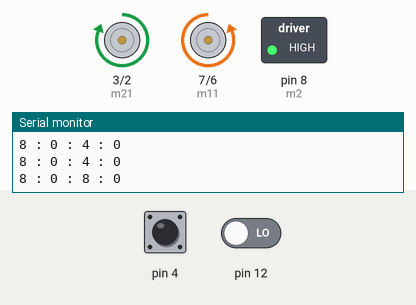
This sketch was run on a simulated Arduino Uno, built with avr-gcc and run on an emulated ATmega328P. On the bench: motor-driver pin pairs drawn as motors (green arrow = first pin HIGH = forward, orange = second pin HIGH = backward, longer = more drive), switched loads named in the sketch (green lamp = pin HIGH), the last lines printed to the serial monitor. The test bench sets the inputs (shaded band); at power-on: pin 4 LOW, pin 12 LOW.

Above: at 1.2 s.
1.3 s: pin 4 driven HIGH
At 2.1 s:
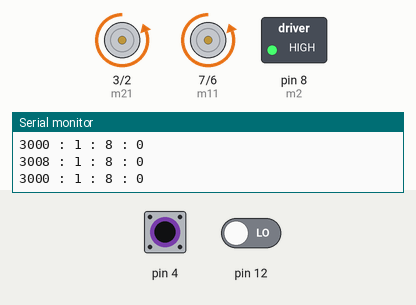
2.8 s: pin 4 driven LOW
At 2.98 s:
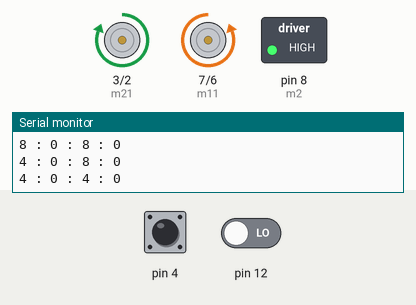
5.8 s: pin 12 driven HIGH
8.8 s: pin 12 driven LOW
11.8 s: pin 4 pulsed HIGH 5 times (0.12 s each, 0.3 s apart)
At 14.01 s:
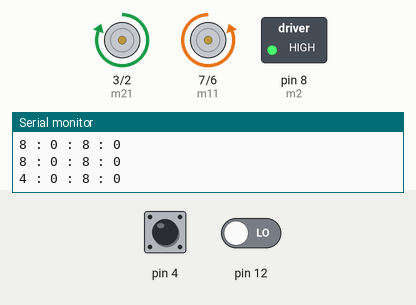
16.3 s: pin 4 pulsed HIGH 5 times (0.12 s each, 0.3 s apart)
At 17.15 s:
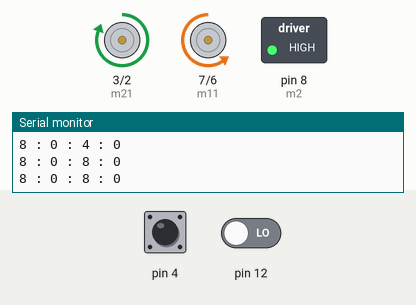
Timing chart, 0 to 20.3 s (numbered marks = the images above; inputs shaded):
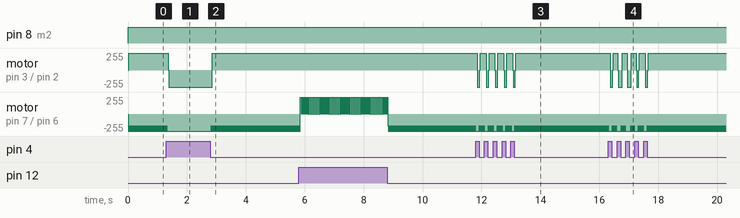

Measured:
- after the input at 1.3 s, motor on pin 3 (m21) / pin 2 (m22): forward 255/255 → backward 255/255 after 0.07 s; motor on pin 7 (m11) / pin 6 (m12): goes on until 1.3 s, then stays backward 255/255
- after the input at 2.8 s, motor on pin 3 (m21) / pin 2 (m22): backward 255/255 → forward 255/255 after 0.05 s; motor on pin 7 (m11) / pin 6 (m12): alternates backward 255/255 for 0.03 s and backward 175/255 for 0.01 s, starting at once
- after the input at 11.8 s, motor on pin 3 (m21) / pin 2 (m22): forward 255/255 → stopped after 0.05 s, then repeats every 0.30 s: backward 255/255 0.08 s, stopped 0.01 s, forward 255/255 0.20 s, stopped 0.01 s, until it stays forward 255/255 from 13.2 s
- after the input at 16.3 s, motor on pin 3 (m21) / pin 2 (m22): forward 255/255 → stopped after 0.07 s, then moves between backward 255/255 and forward 255/255, repeating every 0.31 s
- by itself, motor on pin 7 (m11) / pin 6 (m12): alternates backward 255/255 for 0.03 s and backward 175/255 for 0.01 s

The sketch:

seguidor_pololu.ino
```cpp
int m11 = 7; //pino 1 motor 1
int m12 = 6; //pino 2 motor 1
int m21 = 3; //pino 1 motor 2
int m22 = 2; //pino 2 motor 2

int m1 = 6; //pwm motor 1 - velocidade
int m2 = 8; //pwm motor 2 - velocidade
int s1 = 4; //sensor 1
int s2 = 12; //sensor 2

void setup() {
  pinMode(m11, OUTPUT);
  pinMode(m12, OUTPUT);
  pinMode(m21, OUTPUT);
  pinMode(m22, OUTPUT);
  Serial.begin(9600);
}

void loop() {
  // debug
  Serial.print(readQD(s1));
  Serial.print(" : ");
  Serial.print(wb(readQD(s1), 1500));
  Serial.print(" : ");
  Serial.print(readQD(s2));
  Serial.print(" : ");
  Serial.println(wb(readQD(s2), 1500));

  boolean sen1 = wb(readQD(s1), 1500); //wb(valorSensor, precisao)
  boolean sen2 = wb(readQD(s2), 1500);
  if(sen1 && sen2){
    frente(255);
  }else if(sen1 && !sen2){
    direita(255);
  }else if(!sen1 && sen2){
    esquerda(255);
  }else{
    frente(175);
  }
}

void tras(int v) {
  analogWrite(m1, v);
  analogWrite(m2, v);
  digitalWrite(m11, HIGH);
  delay(10);
  digitalWrite(m12, LOW);
  delay(10);
  digitalWrite(m21, LOW);
  delay(10);
  digitalWrite(m22, HIGH);
  delay(10);
}

void frente(int v) {
  analogWrite(m1, v);
  analogWrite(m2, v);
  digitalWrite(m11, LOW);
  delay(10);
  digitalWrite(m12, HIGH);
  delay(10);
  digitalWrite(m21, HIGH);
  delay(10);
  digitalWrite(m22, LOW);
  delay(10);
}

void esquerda(int v) {
  analogWrite(m1, v);
  analogWrite(m2, v);
  digitalWrite(m11, HIGH);
  delay(10);
  digitalWrite(m12, LOW);
  delay(10);
  digitalWrite(m21, HIGH);
  delay(10);
  digitalWrite(m22, LOW);
  delay(10);
}

void direita(int v) {
  analogWrite(m1, v);
  analogWrite(m2, v);
  digitalWrite(m11, LOW);
  delay(10);
  digitalWrite(m12, HIGH);
  delay(10);
  digitalWrite(m21, LOW);
  delay(10);
  digitalWrite(m22, HIGH);
  delay(10);
}

int readQD(int QRE1113_Pin){
  pinMode( QRE1113_Pin, OUTPUT );
  digitalWrite( QRE1113_Pin, HIGH );
  delayMicroseconds(10);
  pinMode( QRE1113_Pin, INPUT );

  long time = micros();
  while (digitalRead(QRE1113_Pin) == HIGH && micros() - time < 3000);
  int diff = micros() - time;

  return diff;
}

boolean wb(int v, int m) {
  int i;
  if (v > m) {
    i = true; //black
  }else{
    i = false; //white
  }
 return i;
}
```
